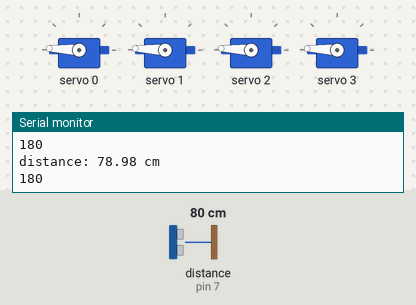
The sketch below on a simulated Arduino Uno, built with avr-gcc and run on an emulated ATmega328P. Shown: 4 × servo, the last lines printed to the serial monitor. Wiring (inferred from the names in the program): ultrasonic range finder: trigger pin 6; echo pin 7. Inputs (shaded band) come from the test bench; at power-on: distance to the obstacle (sensor on pin 7) 80 cm. The echo pulse lasts 58.3 µs per cm.

Above: at 5.8 s.
5.9 s: distance to the obstacle (sensor on pin 7) set to 148 cm
11.9 s: distance to the obstacle (sensor on pin 7) set to 155 cm
At 16.0 s:
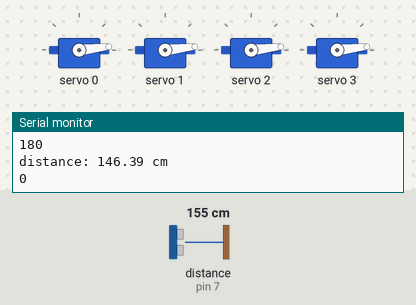
17.9 s: distance to the obstacle (sensor on pin 7) set to 2 cm
At 20.6 s:
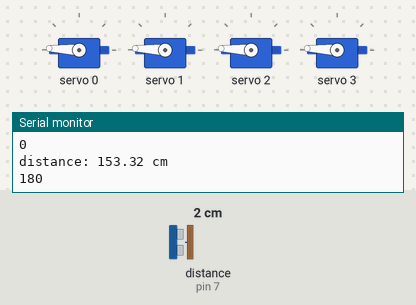
23.9 s: distance to the obstacle (sensor on pin 7) set to 250 cm
At 25.7 s:
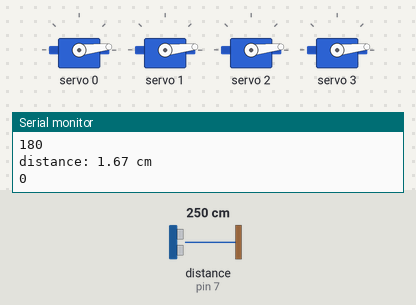
Timing chart, 0 to 27.2 s (numbered marks = the images above; inputs shaded):
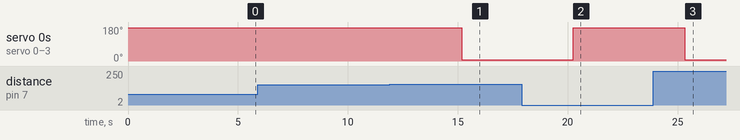

Measured:
- the behaviour switches between 151 and 152 cm on distance to the obstacle (sensor on pin 7) (found by bisection; images 0 and 1)
- after the input at 11.9 s, servo 0–3: 177° → 6° after 3.3 s
- after the input at 17.9 s, servo 0–3: 6° → 177° after 2.3 s
- after the input at 23.9 s, servo 0–3: 177° → 6° after 1.4 s

The sketch:

Flora_Sensor_Servos.ino
```cpp
// THE ROBOTIC FLOWER
// Code put together by Inga Woods-Waight
// TikTok - @ingawoods.waight
// Instagram - @ingawoods.waight


#include <Wire.h>
#include <Adafruit_PWMServoDriver.h>

// constants won't change
const int TRIG_PIN = 6;              // Arduino pin connected to Ultrasonic Sensor's TRIG pin
const int ECHO_PIN = 7;              // Arduino pin connected to Ultrasonic Sensor's ECHO pin
const int DISTANCE_THRESHOLD = 150;  // centimeters

// called this way, it uses the default address 0x40
Adafruit_PWMServoDriver pwm = Adafruit_PWMServoDriver();

#define SERVOMIN 150   // This is the 'minimum' pulse length count (out of 4096)
#define SERVOMAX 600   // This is the 'maximum' pulse length count (out of 4096)
#define USMIN 600      // This is the rounded 'minimum' microsecond length based on the minimum pulse of 150
#define USMAX 2400     // This is the rounded 'maximum' microsecond length based on the maximum pulse of 600
#define SERVO_FREQ 50  // Analog servos run at ~50 Hz updates

// variables will change:
float duration_us, distance_cm;

void setup() {
  Serial.begin(9600);
  pinMode(TRIG_PIN, OUTPUT);  // set arduino pin to output mode
  pinMode(ECHO_PIN, INPUT);   // set arduino pin to input mode
  Serial.println("4 channel Servo test!");

  pwm.begin();
  pwm.setPWMFreq(SERVO_FREQ);  // Analog servos run at ~50 Hz updates
}

void loop() {
  int pos = 125;
  int pos_m = 485;

  // generate 10-microsecond pulse to TRIG pin
  digitalWrite(TRIG_PIN, HIGH);
  delayMicroseconds(10);
  digitalWrite(TRIG_PIN, LOW);

  // measure duration of pulse from ECHO pin
  duration_us = pulseIn(ECHO_PIN, HIGH);
  // calculate the distance
  distance_cm = 0.017 * duration_us;

  if (distance_cm < DISTANCE_THRESHOLD)
    close();  // rotate servo motor to 0 degree
  else
    open();  // rotate servo motor to 180 degree

  // print the value to Serial Monitor
  Serial.print("distance: ");
  Serial.print(distance_cm);
  Serial.println(" cm");

  // delay(500);
}

void open() {
  int pos = 125;
  for (int pos = 125; pos < 485; pos += 10)
    ;
  {  // Loop with movement slow from 30 degrees to 150 degrees
    pwm.setPWM(0, 0, pos);
    pwm.setPWM(1, 0, pos);
    pwm.setPWM(2, 0, pos);
    pwm.setPWM(3, 0, pos);
    Serial.println("0");
    delay(50);
  }

  delay(5000);
}

void close() {
  int pos_m = 485;
  for (int pos_m = 485; pos_m > 125; pos_m -= 10)
    ;
  {  // Loop with movement slow from 150 degrees to 30 degrees
    pwm.setPWM(0, 0, pos_m);
    pwm.setPWM(1, 0, pos_m);
    pwm.setPWM(2, 0, pos_m);
    pwm.setPWM(3, 0, pos_m);
    Serial.println("180");
    delay(50);
  }

  delay(5000);
}
```
